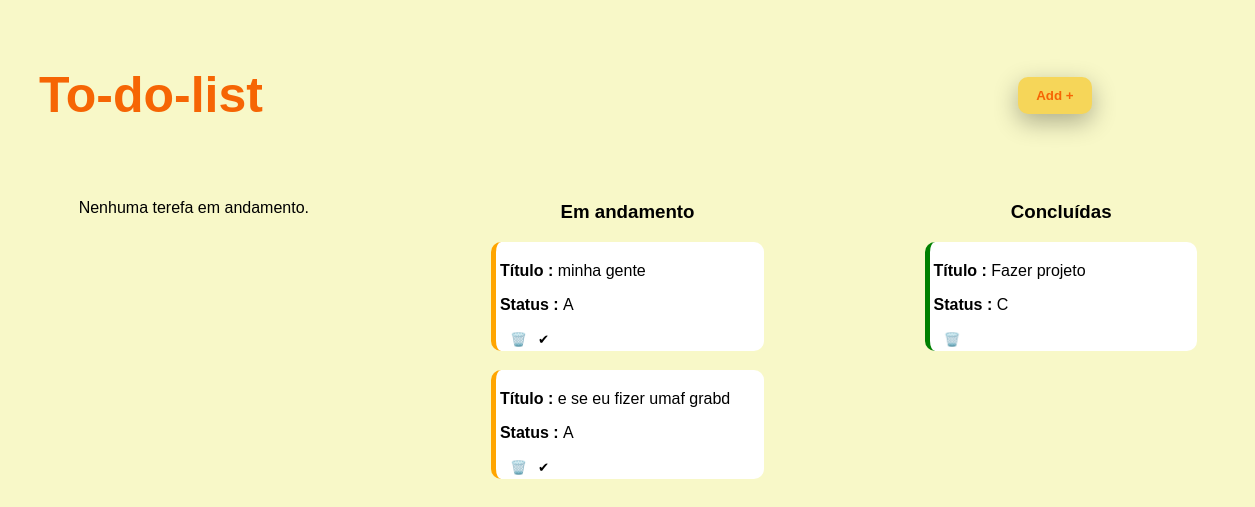
/tarefas/tarefa/, run on an earlier commit of the app's database.
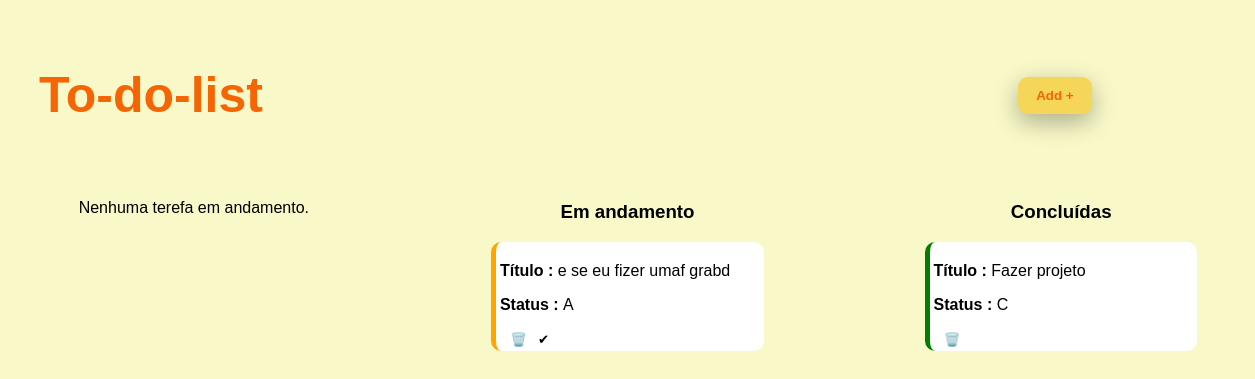
And on a later commit of the database.
### tarefas/models.py (models this page shows)
class Tarefa(models.Model):
    STATUS_CHOICES = [
        ('P','Pendente'),
        ('A','Andamento'),
        ('C','Concluída')
    ]
    nome = models.CharField(default='',max_length=100)
    descricao = models.CharField(default='',max_length=255)
    status = models.CharField(max_length=1,choices=STATUS_CHOICES)
    prazo = models.CharField(default='',max_length=100)
    pessoa = models.ForeignKey(Pessoa, on_delete=models.CASCADE, related_name='tarefas')

### tarefas/views.py (the view)
# urls.py: path('tarefa/',views.tarefa,name='tarefa'),
def tarefa(request):
    if request.method == 'GET':
        tarefa_A = Tarefa.objects.filter(status='A')
        tarefa_P = Tarefa.objects.filter(status='P')
        tarefa_C = Tarefa.objects.filter(status='C')
        return render(request,'tarefa.html',{'tarefa_A':tarefa_A,'tarefa_P':tarefa_P,'tarefa_C':tarefa_C})

### tarefas/templates/tarefa.html (shortened to what this page needs)
{% load static %}
<!DOCTYPE html>
<html lang="en">
<head>
    <link rel="stylesheet" href="{% static 'tarefas/css/style.css' %}">
</head>
<body>
    <header>
    <h1>To-do-list</h1>
    <form action="{% url 'tarefas:tarefa_create' %}"> {% csrf_token %}
    <button class="add">Add +</button>
    </form>
    </header>
    <div class="main">
        <div class="tarefas">
            <div class="pendente">
                {% if tarefa_P %}
                <h3>Pendentes</h3>
                {%for tarefa in tarefa_P %}
                <div class="tarefa">
                    <p><b>Título : </b>{{tarefa.nome}}</p>
                    <p><b>Status : </b>{{tarefa.status}}</p>
                    <div class="acoes">
                    <form action="{% url 'tarefas:excluir_tarefa' tarefa.id %}" method="POST">{%csrf_token%}
                        <button>🗑️</button>
                    </form>
                    <form action="{% url 'tarefas:concluir_tarefa' tarefa.id %}" method="POST">{%csrf_token%}
                        <button>✔</button>
                    </form>
                    </div>
                </div>
                 {%endfor%}
                 {%else%}
                 <p>Nenhuma terefa em andamento.</p>
                 {%endif%}
            </div>
            <div class="andamento">
                <h3>Em andamento</h3>
                {% if tarefa_A %}
                {%for tarefa in tarefa_A %}
                <div class="tarefa" style="border-left: 5px solid orange;">
                    <p><b>Título : </b>{{tarefa.nome}}</p>
                    <p><b>Status : </b>{{tarefa.status}}</p>
                    <div class="acoes">
                    <form action="{% url 'tarefas:excluir_tarefa' tarefa.id %}" method="POST">{%csrf_token%}
                        <button>🗑️</button>
                    </form>
                    <form action="{% url 'tarefas:concluir_tarefa' tarefa.id %}" method="POST">{%csrf_token%}
                        <button>✔</button>
                    </form>
                    </div>
                </div>
                 {%endfor%}
                 {%else%}
                 <p>Nenhuma terefa em andamento.</p>
                 {%endif%}
            </div>
            <div class="concluida">
                <h3>Concluídas</h3>
                {% if tarefa_C %}
                {%for tarefa in tarefa_C %}
                <div class="tarefa" style="border-left: 5px solid green;">
                    <p><b>Título : </b>{{tarefa.nome}}</p>
                    <p><b>Status : </b>{{tarefa.status}}</p>
                    <div class="acoes">
                    <form action="{% url 'tarefas:excluir_tarefa' tarefa.id %}" method="POST">{%csrf_token%}
                        <button>🗑️</button>
                    </form>
                    </div>
                </div>
                 {%endfor%}
                 {%else%}
                 <p>Nenhuma terefa concluida.</p>
                 {%endif%}
            </div>
        </div>
    </div>
</body>
</html>

What changed in the data, as far as the page shows it:
removed Tarefa: nome "minha gente", status "A", shown under "Em andamento"
